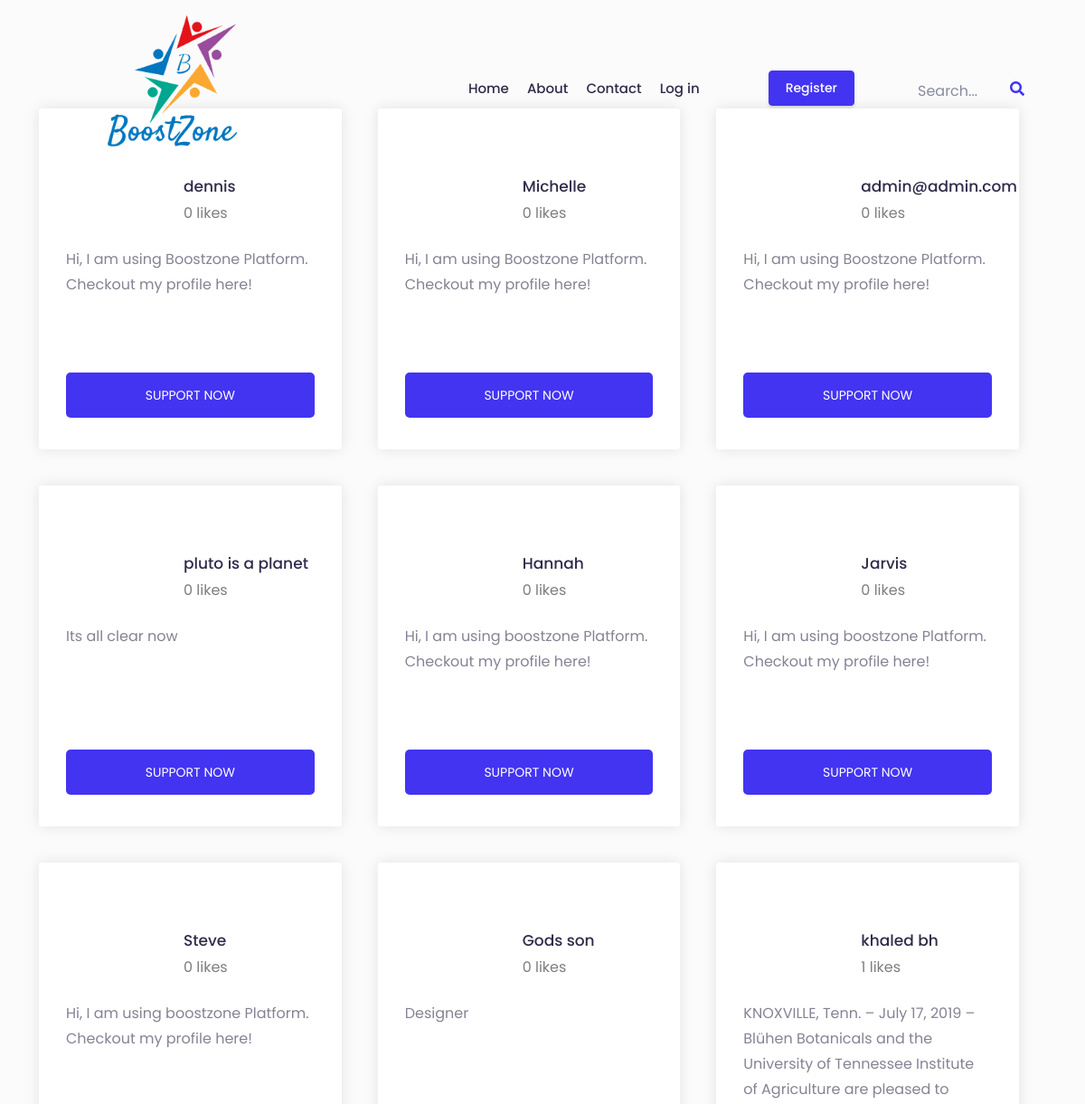
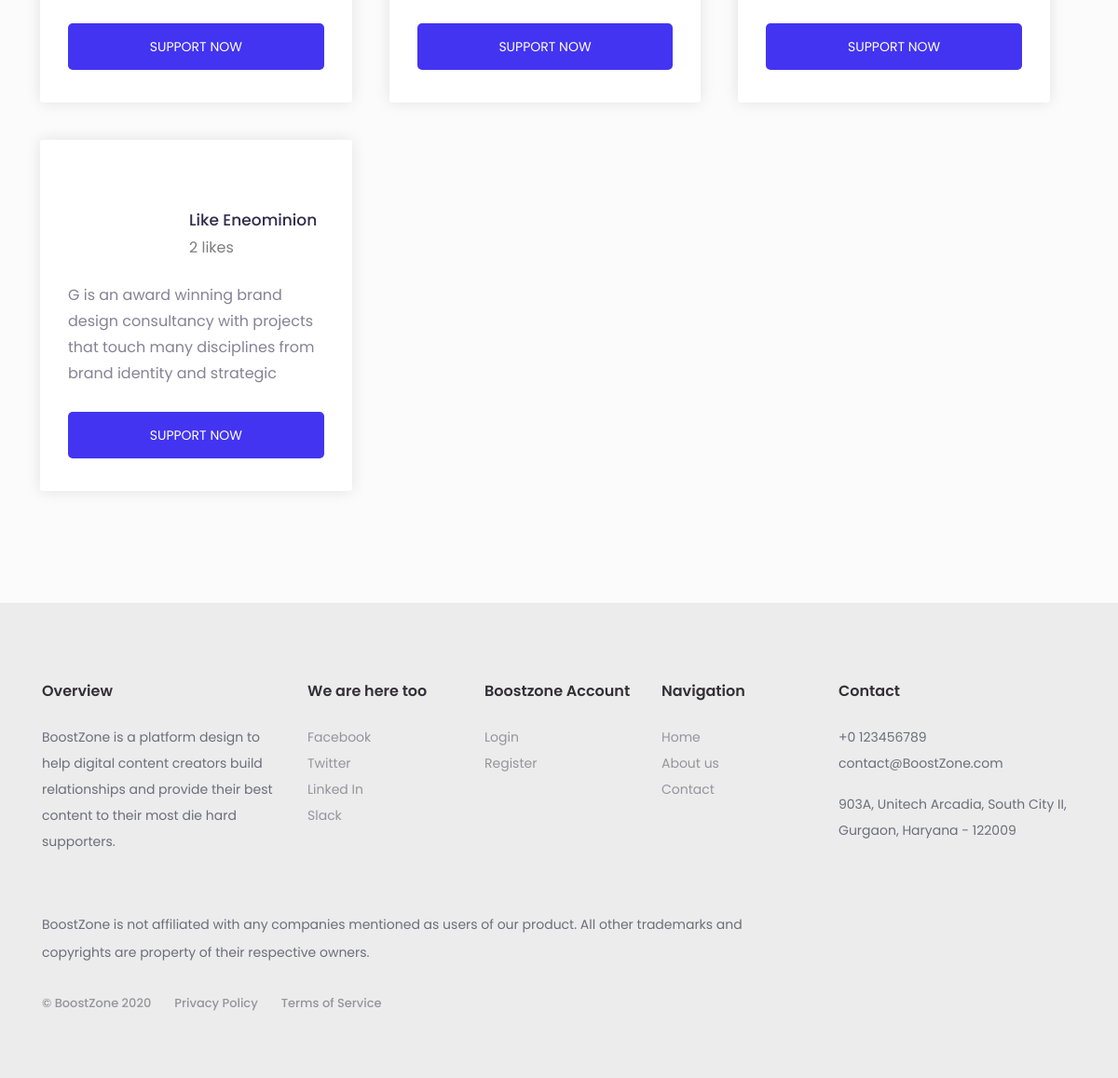
Screenshot of /index.php/view_all_creators/videos with the database file from the repository (2 pictures, top to bottom).
### tables this page shows
CREATE TABLE `media_details` (
  `media_id` int(11) NOT NULL,
  `name` varchar(255) NOT NULL,
  `type` varchar(255) NOT NULL,
  `year` year(4) NOT NULL,
  `description` varchar(255) NOT NULL,
  `user_id` int(11) NOT NULL,
  `status` int(11) NOT NULL DEFAULT '1'
);

### application/controllers/View_all_creators.php (called while the page is built, shortened)
<?php if ( ! defined('BASEPATH')) exit('No direct script access allowed');
class View_all_creators extends CI_Controller {
	public function __construct()
	{
		$this->load->model('Home_model','home');
	}
	public function videos(){
		$data['creators'] = $this->home->get_creator_by_type();
		$data['title'] = 'Videos';
		$this->load->view('includes/header',$data);
		$this->load->view('videos');
		$this->load->view('includes/footer');
	}
}

### index.php (called while the page is built, shortened)
<?php
require_once BASEPATH.'core/CodeIgniter.php';

### application/models/Home_model.php (called while the page is built, shortened)
<?php if ( ! defined('BASEPATH')) exit('No direct script access allowed');
class Home_model extends CI_Model {
	public function get_creator_by_type(){
		 $user_id = $this->uri->segment(5);
		 if(!empty($user_id)){
			 $user_id = base64_decode($user_id);
			 $where = array('m.status' => 1,'u.id'=>$user_id);
			 return $this->db->select('m.*,u.*')
						->order_by('m.media_id','desc')
						->join('users u','u.id = m.user_id','left')
						->get_where('media_details m',$where)
						->result_array();
		 }else{
				$category = $this->uri->segment(3);
				$type = $this->uri->segment(4);
				$where = array('m.status' => 1,'v.type'=>$type,'c.category_id'=>$category );
				return $this->db->select('m.*,u.*')
						->order_by('m.media_id','desc')
						->join('users u','u.id = m.user_id','left')
						->join('video_details v','v.user_id = u.id','left')
						->join('category_details c','c.category_id = v.category_id','left')
						->get_where('media_details m',$where)
						->result_array();
		 }
	}
}

### application/views/videos.php (the view, shortened to what this page needs)
 <link rel="stylesheet" type="text/css" href="<?php echo base_url(); ?>assets/css/sweetalert2.css">
 <section class="testimonial">
        <div class="testimonial opacity">
            <div class="container">
                <div class="row">
                    <div class="testimonial-slider">
                        <?php if(!empty($creators)){
                        foreach($creators as $c): ?>
                        <div class="item" data-aos="zoom-in">
                            <div class="name">
                                <h5><?php echo $c['name']; ?></h5>
                                <span><?php
                                        echo  $this->db
                                        ->get_where('like_details',array('creator_id'=>$c['user_id']))
                                        ->num_rows();
                                         ?> likes</span>
                            </div>
                            <p style="height: 115px; overflow: hidden;"><?php echo $c['description']; ?></p>
                            <a href="javascript:void(0)" onclick="get_modal(<?php echo $c['media_id'] ?>)"  class="p-bg-color theme-button-1 hvr-float-shadow">Support Now</a>
                        </div>
                        <?php
                            endforeach;
                           }else{
                            echo 'Sorry No Videos found in this category ! Click here to go back! <button onclick="history.back();" class="btn btn-primary">Go Back</button>';
                           }
                            ?>
                    </div>
                </div>
            </div>
        </div>
    </section>
    <div class="footer">
        <div class="container">
            <div class="row">
                <div class="col-xl-3 col-lg-3 col-md-4 col-sm-6 col-6">
                    <div class="footer-widget">
                        <h3 class="footer-widget-title">
                            Overview
                        </h3>
                        <p>BoostZone is a platform design to help digital content creators build relationships and provide their best content to their most die hard supporters.</p>
                    </div>
                </div>
                <div class="col-xl-2 col-lg-2 col-md-4 col-sm-6 col-6">
                    <div class="footer-widget">
                        <h3 class="footer-widget-title">
                            We are here too
                        </h3>
                        <ul class="list-unstyled">
                            <li><a href="#">Facebook </a></li>
                            <li><a href="#">Twitter</a></li>
                            <li><a href="#">Linked In</a>
                            </li>
                            <li><a href="#">Slack</a></li>
                        </ul>
                    </div>
                </div>
                <div class="col-xl-2 col-lg-2 col-md-4 col-sm-6 col-6">
                    <div class="footer-widget">
                        <h3 class="footer-widget-title">
                            Boostzone Account
                        </h3>
                        <ul class="list-unstyled">
                            <li><a href="https://Boostzone.xyz/login">Login</a></li>
                            <li><a href="https://Boostzone.xyz/register">Register</a>
                            </li>
                        </ul>
                    </div>
                </div>
                <div class="col-xl-2 col-lg-2 col-md-4 col-sm-6 col-6">
                    <div class="footer-widget">
                        <h3 class="footer-widget-title">
                            Navigation
                        </h3>
                        <ul class="list-unstyled ">
                            <li><a href="https://Boostzone.xyz">Home</a></li>
                            <li><a href="https://Boostzone.xyz/about-us">About us</a></li>
                            <li><a href="https://Boostzone.xyz/contact">Contact</a></li>
                        </ul>
                    </div>
                </div>
                <div class="col-xl-3 col-lg-3 col-md-4 col-sm-6 col-6">
                    <div class="footer-widget">
                        <h3 class="footer-widget-title">
                            Contact
                        </h3>
                        <ul class="list-unstyled ">
                            <li>+0 123456789</li>
                            <li>contact@BoostZone.com</li>
                        </ul>
                        <p>903A, Unitech Arcadia, South City II, Gurgaon, Haryana - 122009</p>
                    </div>
                </div>
            </div>
            <div class="row">
                <div class="col-xl-9 col-lg-9 col-md-9 col-sm-12 col-12">
                    <div class="tiny-footer-dark">
                        <p>BoostZone is not affiliated with any companies mentioned as users of our product. All other trademarks and copyrights are property of their respective owners.</p>
                        <ul class="list-unstyled">
                            <li><a href="#">© BoostZone 2020</a> </li>
                            <li><a href="#"> Privacy Policy</a></li>
                            <li><a href="#"> Terms of Service</a></li>
                        </ul>
                    </div>
                </div>
            </div>
        </div>
    </div>
</body>
</html>

### application/views/includes/header.php (shortened to what this page needs)
<!doctype html>
<html lang="en">
<head>
    <link rel="stylesheet" href="<?php echo base_url();?>assets/css/bootstrap.min.css">
    <link rel="stylesheet" href="<?php echo base_url();?>assets/fonts/fontawesome/css/all.css">
    <link rel="stylesheet" type="text/css" href="<?php echo base_url();?>assets/css/aos.css">
    <link rel="stylesheet" href="<?php echo base_url();?>assets/css/style.css">
</head>
<body>
    <?php if($this->uri->segment(1) == 'home'  || $this->uri->segment(1) == '' || $this->uri->segment(1) == 'about-us' || $this->uri->segment(1) == 'contact' || $this->uri->segment(1) == 'view_all_creators' ): ?>
    <div class="header-transparent header-transparent-second">
        <div class="container">
            <div class="row">
                <div class="col-xl-12 col-lg-12 col-md-12 col-sm-12 col-12 head-bg">
                    <nav class="navbar navbar-expand-lg navbar-transparent-second">
                        <a class="navbar-brand" href="<?php echo base_url(); ?>"><img src="assets/images/BoostZone.png"></a>
                        <div class="collapse navbar-collapse" id="navbar-transparent">
                            <ul class="navbar-nav ml-auto mr-3">
                                <li>
                                    <a href="<?php echo base_url(); ?>" class="active hea-link">
                                        Home
                                    </a>
                                </li>
                                <li>
                                    <a href="<?php echo base_url(); ?>about-us" class="hea-link">
                                        About
                                    </a>
                                </li>
                                <li>
                                    <a href="<?php echo base_url(); ?>contact" class="hea-link">
                                        Contact
                                    </a>
                                </li>
                                <?php if(!$this->session->userdata('user_id')){
                                    echo   '<li>
                                    <a href="'.base_url().'login" class="hea-link">
                                    Log in
                                    </a>
                                    </li>';
                                } ?>
                            </ul>
                            <?php if(empty($this->session->userdata('user_id'))){ ?>
                                <div class="header-btn">
                                    <a href="<?php echo base_url(); ?>register" class="btn btn-brand btn-sm">Register</a>
                                </div>
                            <?php }else{ ?>
                                <div class="header-btn">
                                    <a href="<?php echo base_url(); ?>dashboard" class="btn btn-brand btn-sm">Dashboard</a>
                                </div>
                            <?php } ?>
                            <div class="searchbar">
                                <input class="search_input" type="text" name="" placeholder="Search..." id="search" style="margin-top: 7px;
                                padding: 2px 10px;
                                width: 100px;
                                caret-color: red;
                                transition: width 0.4s linea;">
                                <a href="#" class="search_icon"><i class="fas fa-search"></i></a>
                            </div>
                        </div>
                    </nav>
                </div>
            </div>
        </div>
    </div>
<?php endif; ?>

### application/views/includes/footer.php (shortened to what this page needs)
    <link rel="stylesheet" href="<?php echo base_url();?>assets/css/jquery-ui.css">
</body>
</html>

### rows the page displays
media_details: name "dennis", num_rows "0", description "Hi, I am using Boostzone Platform. Checkout my profile here!"
media_details: name "Michelle", num_rows "0", description "Hi, I am using Boostzone Platform. Checkout my profile here!"
media_details: name "admin@admin.com", num_rows "0", description "Hi, I am using Boostzone Platform. Checkout my profile here!"
media_details: name "pluto is a planet", num_rows "0", description "Its all clear now"
media_details: name "Hannah", num_rows "0", description "Hi, I am using boostzone Platform. Checkout my profile here!"
media_details: name "Jarvis", num_rows "0", description "Hi, I am using boostzone Platform. Checkout my profile here!"
media_details: name "Steve", num_rows "0", description "Hi, I am using boostzone Platform. Checkout my profile here!"
media_details: name "Gods son", num_rows "0", description "Designer"
media_details: name "khaled bh", num_rows "1", description "KNOXVILLE, Tenn. – July 17, 2019 – Blühen Botanicals and the University of Tennessee Institute of Agriculture are pleased to…"
media_details: name "Like Eneominion", num_rows "2", description "G is an award winning brand design consultancy with projects that touch many disciplines from brand identity and strategic…"
